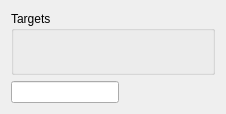
<?xml version="1.0" encoding="UTF-8"?>
<ui version="4.0">
 <class>GridComplexConditionGroupRealEditWidget</class>
 <widget class="QWidget" name="GridComplexConditionGroupRealEditWidget">
  <property name="geometry">
   <rect>
    <x>0</x>
    <y>0</y>
    <width>226</width>
    <height>114</height>
   </rect>
  </property>
  <property name="windowTitle">
   <string>Form</string>
  </property>
  <layout class="QVBoxLayout" name="verticalLayout_2" stretch="1,0">
   <item>
    <widget class="QGroupBox" name="targetsGroupBox">
     <property name="title">
      <string>Targets</string>
     </property>
    </widget>
   </item>
   <item>
    <layout class="QHBoxLayout" name="horizontalLayout">
     <item>
      <widget class="RealNumberEditWidget" name="valueEdit"/>
     </item>
     <item>
      <spacer name="horizontalSpacer">
       <property name="orientation">
        <enum>Qt::Horizontal</enum>
       </property>
       <property name="sizeHint" stdset="0">
        <size>
         <width>40</width>
         <height>20</height>
        </size>
       </property>
      </spacer>
     </item>
    </layout>
   </item>
  </layout>
 </widget>
 <customwidgets>
  <customwidget>
   <class>RealNumberEditWidget</class>
   <extends>QLineEdit</extends>
   <header>guibase/widget/realnumbereditwidget.h</header>
  </customwidget>
 </customwidgets>
 <resources/>
 <connections/>
</ui>
